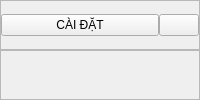
              <widget class="QWidget" name="pageSettings">
               <layout class="QVBoxLayout" name="verticalLayout_31">
                <property name="spacing">
                 <number>0</number>
                </property>
                <property name="leftMargin">
                 <number>0</number>
                </property>
                <property name="topMargin">
                 <number>0</number>
                </property>
                <property name="rightMargin">
                 <number>0</number>
                </property>
                <property name="bottomMargin">
                 <number>0</number>
                </property>
                <item>
                 <widget class="QFrame" name="frm">
                  <property name="maximumSize">
                   <size>
                    <width>16777215</width>
                    <height>50</height>
                   </size>
                  </property>
                  <property name="frameShape">
                   <enum>QFrame::StyledPanel</enum>
                  </property>
                  <property name="frameShadow">
                   <enum>QFrame::Raised</enum>
                  </property>
                  <layout class="QHBoxLayout" name="horizontalLayout_33" stretch="10,1">
                   <property name="spacing">
                    <number>0</number>
                   </property>
                   <property name="leftMargin">
                    <number>0</number>
                   </property>
                   <property name="topMargin">
                    <number>0</number>
                   </property>
                   <property name="rightMargin">
                    <number>0</number>
                   </property>
                   <property name="bottomMargin">
                    <number>0</number>
                   </property>
                   <item>
                    <widget class="QPushButton" name="btnSettingsToogle">
                     <property name="text">
                      <string>CÀI ĐẶT</string>
                     </property>
                     <property name="icon">
                      <iconset resource="src.qrc">
                       <normaloff>:/images/icons/sidebar/icons8-home-50.png</normaloff>:/images/icons/sidebar/icons8-home-50.png</iconset>
                     </property>
                     <property name="iconSize">
                      <size>
                       <width>30</width>
                       <height>30</height>
                      </size>
                     </property>
                    </widget>
                   </item>
                   <item>
                    <widget class="QPushButton" name="btnSettingsToogleDropdown">
                     <property name="text">
                      <string/>
                     </property>
                     <property name="icon">
                      <iconset resource="src.qrc">
                       <normaloff>:/images/icons/sidebar/icons8-expand-arrow-50.png</normaloff>:/images/icons/sidebar/icons8-expand-arrow-50.png</iconset>
                     </property>
                     <property name="iconSize">
                      <size>
                       <width>30</width>
                       <height>30</height>
                      </size>
                     </property>
                    </widget>
                   </item>
                  </layout>
                 </widget>
                </item>
                <item>
                 <widget class="QFrame" name="frame_33">
                  <property name="frameShape">
                   <enum>QFrame::StyledPanel</enum>
                  </property>
                  <property name="frameShadow">
                   <enum>QFrame::Raised</enum>
                  </property>
                 </widget>
                </item>
               </layout>
              </widget>
